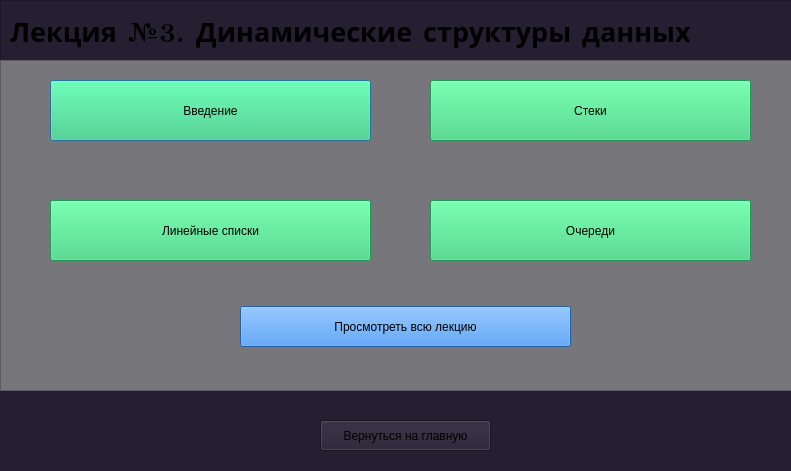
<?xml version="1.0" encoding="UTF-8"?>
<ui version="4.0">
 <class>Dialog</class>
 <widget class="QDialog" name="Dialog">
  <property name="geometry">
   <rect>
    <x>0</x>
    <y>0</y>
    <width>791</width>
    <height>471</height>
   </rect>
  </property>
  <property name="windowTitle">
   <string>Dialog</string>
  </property>
  <property name="styleSheet">
   <string notr="true">background-color: rgb(36, 31, 49);</string>
  </property>
  <widget class="QFrame" name="frame_3">
   <property name="geometry">
    <rect>
     <x>0</x>
     <y>0</y>
     <width>921</width>
     <height>391</height>
    </rect>
   </property>
   <property name="frameShape">
    <enum>QFrame::StyledPanel</enum>
   </property>
   <property name="frameShadow">
    <enum>QFrame::Raised</enum>
   </property>
   <widget class="QFrame" name="frame_2">
    <property name="geometry">
     <rect>
      <x>0</x>
      <y>60</y>
      <width>931</width>
      <height>331</height>
     </rect>
    </property>
    <property name="autoFillBackground">
     <bool>false</bool>
    </property>
    <property name="styleSheet">
     <string notr="true">background-color: rgb(119, 118, 123);</string>
    </property>
    <property name="frameShape">
     <enum>QFrame::StyledPanel</enum>
    </property>
    <property name="frameShadow">
     <enum>QFrame::Raised</enum>
    </property>
    <widget class="QPushButton" name="pushButton">
     <property name="geometry">
      <rect>
       <x>50</x>
       <y>20</y>
       <width>321</width>
       <height>61</height>
      </rect>
     </property>
     <property name="styleSheet">
      <string notr="true">background-color: rgb(51, 209, 122);
color: rgb(0, 0, 0);</string>
     </property>
     <property name="text">
      <string>Введение</string>
     </property>
    </widget>
    <widget class="QPushButton" name="pushButton_2">
     <property name="geometry">
      <rect>
       <x>50</x>
       <y>140</y>
       <width>321</width>
       <height>61</height>
      </rect>
     </property>
     <property name="styleSheet">
      <string notr="true">background-color: rgb(51, 209, 122);
color: rgb(0, 0, 0);</string>
     </property>
     <property name="text">
      <string>Линейные списки</string>
     </property>
    </widget>
    <widget class="QPushButton" name="pushButton_4">
     <property name="geometry">
      <rect>
       <x>240</x>
       <y>246</y>
       <width>331</width>
       <height>41</height>
      </rect>
     </property>
     <property name="styleSheet">
      <string notr="true">background-color: rgb(53, 132, 228);</string>
     </property>
     <property name="text">
      <string>Просмотреть всю лекцию</string>
     </property>
    </widget>
    <widget class="QPushButton" name="pushButton_6">
     <property name="geometry">
      <rect>
       <x>430</x>
       <y>20</y>
       <width>321</width>
       <height>61</height>
      </rect>
     </property>
     <property name="styleSheet">
      <string notr="true">background-color: rgb(51, 209, 122);
color: rgb(0, 0, 0);</string>
     </property>
     <property name="text">
      <string>Стеки</string>
     </property>
    </widget>
    <widget class="QPushButton" name="pushButton_3">
     <property name="geometry">
      <rect>
       <x>430</x>
       <y>140</y>
       <width>321</width>
       <height>61</height>
      </rect>
     </property>
     <property name="styleSheet">
      <string notr="true">background-color: rgb(51, 209, 122);
color: rgb(0, 0, 0);</string>
     </property>
     <property name="text">
      <string>Очереди</string>
     </property>
    </widget>
   </widget>
   <widget class="QLabel" name="label_2">
    <property name="geometry">
     <rect>
      <x>10</x>
      <y>10</y>
      <width>911</width>
      <height>41</height>
     </rect>
    </property>
    <property name="font">
     <font>
      <family>LM Roman 8</family>
      <pointsize>20</pointsize>
      <weight>75</weight>
      <bold>true</bold>
     </font>
    </property>
    <property name="text">
     <string>Лекция №3. Динамические структуры данных</string>
    </property>
   </widget>
  </widget>
  <widget class="QPushButton" name="pushButton_5">
   <property name="geometry">
    <rect>
     <x>320</x>
     <y>420</y>
     <width>171</width>
     <height>31</height>
    </rect>
   </property>
   <property name="text">
    <string>Вернуться на главную</string>
   </property>
  </widget>
 </widget>
 <resources/>
 <connections/>
</ui>
